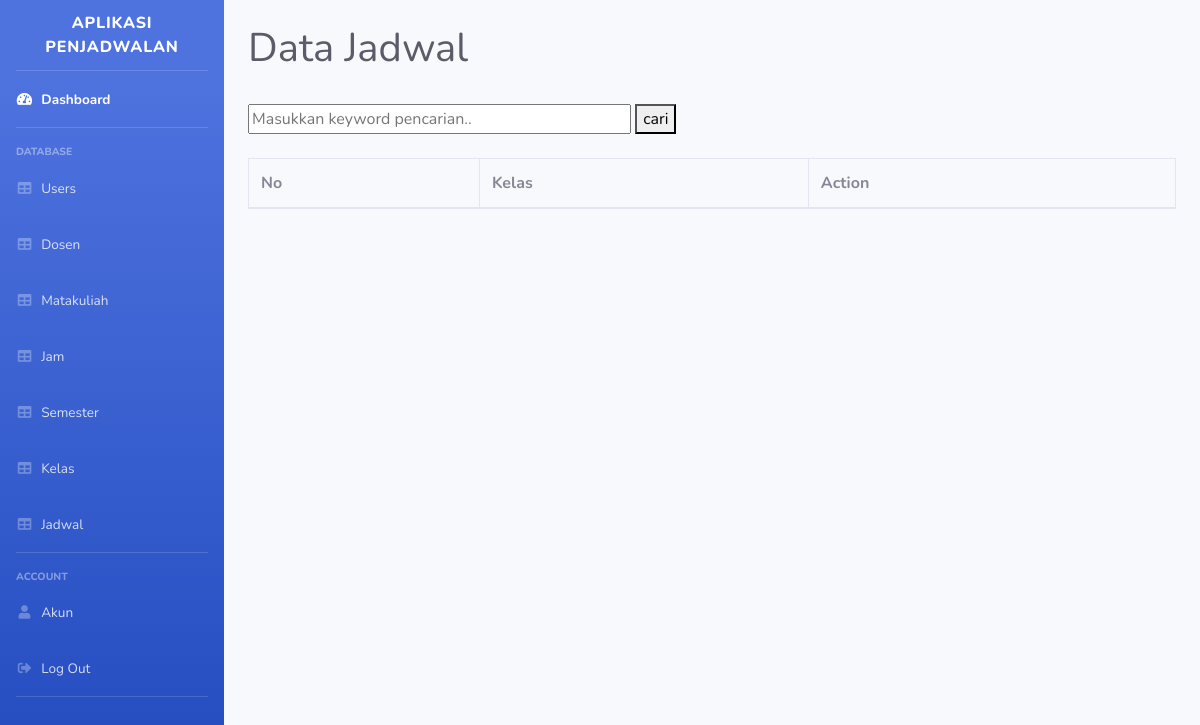
Before: /jadwal.php (signed in) with the older database file.
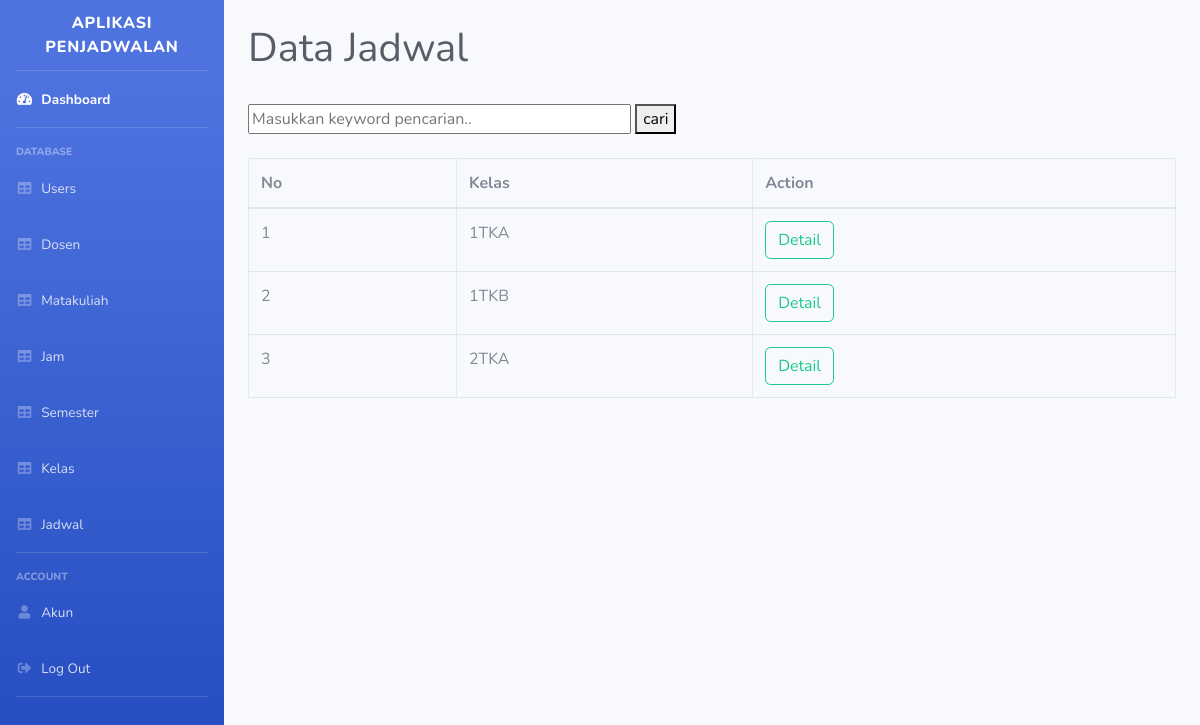
After: the same page with the newer database file.
### tables this page shows
CREATE TABLE `kelas` (
  `id_kelas` int(11) NOT NULL,
  `kelas` varchar(30) NOT NULL,
  `id_semester` int(11) NOT NULL
);

### jadwal.php (the view, shortened to what this page needs)
<?php
require 'function.php';
$query = "SELECT * FROM kelas INNER JOIN semester ON kelas.id_semester = semester.id_semester WHERE semester.status = '1'";
$result = mysqli_query($conn, $query);
?>
<!DOCTYPE html>
<html lang="en">
<head>
    <link href="vendor/fontawesome-free/css/all.min.css" rel="stylesheet" type="text/css">
    <link href="css/sb-admin-2.min.css" rel="stylesheet">
</head>
<body>
    <div id="wrapper">
        <?php include 'navigation.php'; ?>
        <div id="content-wrapper" class="d-flex flex-column">
            <div class="container-fluid">
                <div class="d-sm-flex align-items-center justify-content-between mb-4 mt-4">
                    <h1 class="text-gray-800">Data Jadwal</h1>
                </div>
                <div class="mb-4">
                    <form action="" method="post">
                        <input type="text" name="keyword" size="40" placeholder="Masukkan keyword pencarian.." autocomplete="off">
                        <button type="submit" name="cari">cari</button>
                    </form>
                </div>
                <div class="table-responsive">
                    <table class="table table-bordered" cellspacing="0">
                        <thead>
                            <tr>
                                <th>No</th>
                                <th>Kelas</th>
                                <th>Action</th>
                            </tr>
                        </thead>
                        <tbody>
                            <?php $i = 1; ?>
                            <?php while ($data = mysqli_fetch_assoc($result)): ?>
                            <tr>
                                <td><?= $i++; ?></td>
                                <td><?= $data['kelas']; ?></td>
                                <td>
                                    <a class="btn btn-outline-success" role="button" href="detail_jadwal.php?id_kelas=<?= $data['id_kelas']; ?>">Detail</a>
                                </td>
                            </tr>
                            <?php endwhile; ?>
                        </tbody>
                    </table>
                </div>
            </div>
        </div>
    </div>
</body>
</html>

Changed rows visible on the page:
added kelas: kelas "1TKA"
added kelas: kelas "1TKB"
added kelas: kelas "2TKA"
